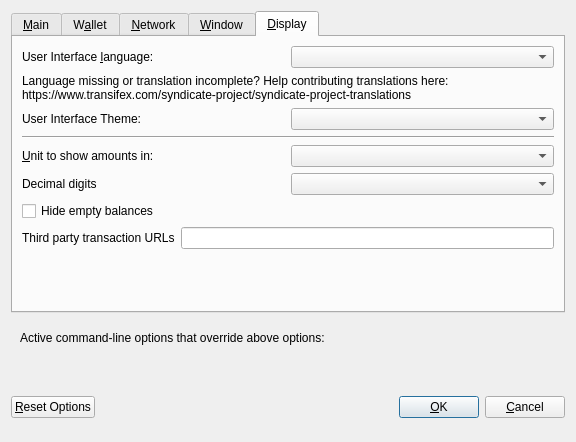
<?xml version="1.0" encoding="UTF-8"?>
<ui version="4.0">
 <class>OptionsDialog</class>
 <widget class="QDialog" name="OptionsDialog">
  <property name="geometry">
   <rect>
    <x>0</x>
    <y>0</y>
    <width>576</width>
    <height>442</height>
   </rect>
  </property>
  <property name="windowTitle">
   <string>Options</string>
  </property>
  <property name="modal">
   <bool>true</bool>
  </property>
  <layout class="QVBoxLayout" name="verticalLayout">
   <item>
    <widget class="QTabWidget" name="tabWidget">
     <property name="currentIndex">
      <number>4</number>
     </property>
     <widget class="QWidget" name="tabMain">
      <attribute name="title">
       <string>&amp;Main</string>
      </attribute>
      <layout class="QVBoxLayout" name="verticalLayout_Main">
       <item>
        <widget class="QCheckBox" name="bitcoinAtStartup">
         <property name="toolTip">
          <string>Automatically start SYNDICATE after logging in to the system.</string>
         </property>
         <property name="text">
          <string>&amp;Start SYNDICATE on system login</string>
         </property>
        </widget>
       </item>
       <item>
        <layout class="QHBoxLayout" name="horizontalLayout_2_Main">
         <item>
          <widget class="QLabel" name="databaseCacheLabel">
           <property name="text">
            <string>Size of &amp;database cache</string>
           </property>
           <property name="textFormat">
            <enum>Qt::PlainText</enum>
           </property>
           <property name="buddy">
            <cstring>databaseCache</cstring>
           </property>
          </widget>
         </item>
         <item>
          <widget class="QSpinBox" name="databaseCache"/>
         </item>
         <item>
          <widget class="QLabel" name="databaseCacheUnitLabel">
           <property name="text">
            <string>MB</string>
           </property>
           <property name="textFormat">
            <enum>Qt::PlainText</enum>
           </property>
          </widget>
         </item>
         <item>
          <spacer name="horizontalSpacer_2_Main">
           <property name="orientation">
            <enum>Qt::Horizontal</enum>
           </property>
           <property name="sizeHint" stdset="0">
            <size>
             <width>40</width>
             <height>20</height>
            </size>
           </property>
          </spacer>
         </item>
        </layout>
       </item>
       <item>
        <layout class="QHBoxLayout" name="horizontalLayout_3_Main">
         <item>
          <widget class="QLabel" name="threadsScriptVerifLabel">
           <property name="text">
            <string>Number of script &amp;verification threads</string>
           </property>
           <property name="textFormat">
            <enum>Qt::PlainText</enum>
           </property>
           <property name="buddy">
            <cstring>threadsScriptVerif</cstring>
           </property>
          </widget>
         </item>
         <item>
          <widget class="QSpinBox" name="threadsScriptVerif">
           <property name="toolTip">
            <string>(0 = auto, &lt;0 = leave that many cores free)</string>
           </property>
          </widget>
         </item>
         <item>
          <spacer name="horizontalSpacer_3_Main">
           <property name="orientation">
            <enum>Qt::Horizontal</enum>
           </property>
           <property name="sizeHint" stdset="0">
            <size>
             <width>40</width>
             <height>20</height>
            </size>
           </property>
          </spacer>
         </item>
        </layout>
       </item>
       <item>
        <spacer name="verticalSpacer_2">
         <property name="orientation">
          <enum>Qt::Vertical</enum>
         </property>
         <property name="sizeHint" stdset="0">
          <size>
           <width>20</width>
           <height>40</height>
          </size>
         </property>
        </spacer>
       </item>
       <item>
        <widget class="QCheckBox" name="checkBoxZeromintEnable">
         <property name="enabled">
          <bool>false</bool>
         </property>
         <property name="toolTip">
          <string>Enable automatic minting of SYNX units to zSYNX</string>
         </property>
         <property name="layoutDirection">
          <enum>Qt::LeftToRight</enum>
         </property>
         <property name="text">
          <string>Enable zSYNX Automint</string>
         </property>
        </widget>
       </item>
       <item>
        <layout class="QHBoxLayout" name="horizontalLayout_3">
         <item>
          <widget class="QLabel" name="percentage_label">
           <property name="enabled">
            <bool>false</bool>
           </property>
           <property name="toolTip">
            <string>Percentage of incoming SYNX which get automatically converted to zSYNX via Zerocoin Protocol (min: 10%)</string>
           </property>
           <property name="text">
            <string>Percentage of autominted zSYNX</string>
           </property>
          </widget>
         </item>
         <item>
          <widget class="QSpinBox" name="zeromintPercentage">
           <property name="enabled">
            <bool>false</bool>
           </property>
           <property name="minimum">
            <number>10</number>
           </property>
           <property name="maximum">
            <number>100</number>
           </property>
          </widget>
         </item>
        </layout>
       </item>
       <item>
        <layout class="QHBoxLayout" name="horizontalLayout" stretch="0,0">
         <property name="sizeConstraint">
          <enum>QLayout::SetFixedSize</enum>
         </property>
         <item>
          <widget class="QLabel" name="labelPreferredDenom">
           <property name="enabled">
            <bool>false</bool>
           </property>
           <property name="maximumSize">
            <size>
             <width>16777215</width>
             <height>16777215</height>
            </size>
           </property>
           <property name="toolTip">
            <string>Wait with automatic conversion to Zerocoin until enough SYNX for this denomination is available</string>
           </property>
           <property name="text">
            <string>Preferred Automint zSYNX Denomination</string>
           </property>
          </widget>
         </item>
         <item>
          <widget class="QComboBox" name="preferredDenom">
           <property name="enabled">
            <bool>false</bool>
           </property>
           <property name="maximumSize">
            <size>
             <width>16777215</width>
             <height>27</height>
            </size>
           </property>
           <property name="toolTip">
            <string>Wait with automatic conversion to Zerocoin until enough SYNX for this denomination is available</string>
           </property>
           <property name="maxVisibleItems">
            <number>9</number>
           </property>
           <property name="maxCount">
            <number>9</number>
           </property>
          </widget>
         </item>
        </layout>
       </item>
      </layout>
     </widget>
     <widget class="QWidget" name="tabWallet">
      <attribute name="title">
       <string>W&amp;allet</string>
      </attribute>
      <layout class="QVBoxLayout" name="verticalLayout_Wallet">
       <item>
        <layout class="QHBoxLayout" name="horizontalLayout_2_Wallet">
         <item>
          <widget class="QLabel" name="labelStakeSplitThresholdText">
           <property name="text">
            <string>Stake split threshold:</string>
           </property>
          </widget>
         </item>
         <item>
          <widget class="QSpinBox" name="spinBoxStakeSplitThreshold">
           <property name="minimum">
            <number>1</number>
           </property>
           <property name="maximum">
            <number>999999</number>
           </property>
          </widget>
         </item>
        </layout>
       </item>
       <item>
        <widget class="QGroupBox" name="groupBox">
         <property name="title">
          <string>Expert</string>
         </property>
         <layout class="QVBoxLayout" name="verticalLayout_2">
          <item>
           <widget class="QCheckBox" name="coinControlFeatures">
            <property name="toolTip">
             <string>Whether to show coin control features or not.</string>
            </property>
            <property name="text">
             <string>Enable coin &amp;control features</string>
            </property>
           </widget>
          </item>
          <item>
           <widget class="QCheckBox" name="showMasternodesTab">
            <property name="toolTip">
             <string>Show additional tab listing all your masternodes in first sub-tab&lt;br/&gt;and all masternodes on the network in second sub-tab.</string>
            </property>
            <property name="text">
             <string>Show Masternodes Tab</string>
            </property>
           </widget>
          </item>
          <item>
           <widget class="QCheckBox" name="spendZeroConfChange">
            <property name="toolTip">
             <string>If you disable the spending of unconfirmed change, the change from a transaction&lt;br/&gt;cannot be used until that transaction has at least one confirmation.&lt;br/&gt;This also affects how your balance is computed.</string>
            </property>
            <property name="text">
             <string>&amp;Spend unconfirmed change</string>
            </property>
           </widget>
          </item>
         </layout>
        </widget>
       </item>
       <item>
        <spacer name="verticalSpacer_Wallet">
         <property name="orientation">
          <enum>Qt::Vertical</enum>
         </property>
         <property name="sizeHint" stdset="0">
          <size>
           <width>20</width>
           <height>40</height>
          </size>
         </property>
        </spacer>
       </item>
      </layout>
     </widget>
     <widget class="QWidget" name="tabNetwork">
      <attribute name="title">
       <string>&amp;Network</string>
      </attribute>
      <layout class="QVBoxLayout" name="verticalLayout_Network">
       <item>
        <widget class="QCheckBox" name="mapPortUpnp">
         <property name="toolTip">
          <string>Automatically open the SYNDICATE client port on the router. This only works when your router supports UPnP and it is enabled.</string>
         </property>
         <property name="text">
          <string>Map port using &amp;UPnP</string>
         </property>
        </widget>
       </item>
       <item>
        <widget class="QCheckBox" name="allowIncoming">
         <property name="toolTip">
          <string>Accept connections from outside</string>
         </property>
         <property name="text">
          <string>Allow incoming connections</string>
         </property>
        </widget>
       </item>
       <item>
        <widget class="QCheckBox" name="connectSocks">
         <property name="toolTip">
          <string>Connect to the SYNDICATE network through a SOCKS5 proxy.</string>
         </property>
         <property name="text">
          <string>&amp;Connect through SOCKS5 proxy (default proxy):</string>
         </property>
        </widget>
       </item>
       <item>
        <layout class="QHBoxLayout" name="horizontalLayout_1_Network">
         <item>
          <widget class="QLabel" name="proxyIpLabel">
           <property name="text">
            <string>Proxy &amp;IP:</string>
           </property>
           <property name="textFormat">
            <enum>Qt::PlainText</enum>
           </property>
           <property name="buddy">
            <cstring>proxyIp</cstring>
           </property>
          </widget>
         </item>
         <item>
          <widget class="QValidatedLineEdit" name="proxyIp">
           <property name="minimumSize">
            <size>
             <width>140</width>
             <height>0</height>
            </size>
           </property>
           <property name="maximumSize">
            <size>
             <width>140</width>
             <height>16777215</height>
            </size>
           </property>
           <property name="toolTip">
            <string>IP address of the proxy (e.g. IPv4: 127.0.0.1 / IPv6: ::1)</string>
           </property>
          </widget>
         </item>
         <item>
          <widget class="QLabel" name="proxyPortLabel">
           <property name="text">
            <string>&amp;Port:</string>
           </property>
           <property name="textFormat">
            <enum>Qt::PlainText</enum>
           </property>
           <property name="buddy">
            <cstring>proxyPort</cstring>
           </property>
          </widget>
         </item>
         <item>
          <widget class="QLineEdit" name="proxyPort">
           <property name="minimumSize">
            <size>
             <width>55</width>
             <height>0</height>
            </size>
           </property>
           <property name="maximumSize">
            <size>
             <width>55</width>
             <height>16777215</height>
            </size>
           </property>
           <property name="toolTip">
            <string>Port of the proxy (e.g. 9050)</string>
           </property>
          </widget>
         </item>
         <item>
          <spacer name="horizontalSpacer_1_Network">
           <property name="orientation">
            <enum>Qt::Horizontal</enum>
           </property>
           <property name="sizeHint" stdset="0">
            <size>
             <width>40</width>
             <height>20</height>
            </size>
           </property>
          </spacer>
         </item>
        </layout>
       </item>
       <item>
        <spacer name="verticalSpacer_Network">
         <property name="orientation">
          <enum>Qt::Vertical</enum>
         </property>
         <property name="sizeHint" stdset="0">
          <size>
           <width>20</width>
           <height>40</height>
          </size>
         </property>
        </spacer>
       </item>
      </layout>
     </widget>
     <widget class="QWidget" name="tabWindow">
      <attribute name="title">
       <string>&amp;Window</string>
      </attribute>
      <layout class="QVBoxLayout" name="verticalLayout_Window">
       <item>
        <widget class="QCheckBox" name="minimizeToTray">
         <property name="toolTip">
          <string>Show only a tray icon after minimizing the window.</string>
         </property>
         <property name="text">
          <string>&amp;Minimize to the tray instead of the taskbar</string>
         </property>
        </widget>
       </item>
       <item>
        <widget class="QCheckBox" name="minimizeOnClose">
         <property name="toolTip">
          <string>Minimize instead of exit the application when the window is closed. When this option is enabled, the application will be closed only after selecting Quit in the menu.</string>
         </property>
         <property name="text">
          <string>M&amp;inimize on close</string>
         </property>
        </widget>
       </item>
       <item>
        <spacer name="verticalSpacer_Window">
         <property name="orientation">
          <enum>Qt::Vertical</enum>
         </property>
         <property name="sizeHint" stdset="0">
          <size>
           <width>20</width>
           <height>40</height>
          </size>
         </property>
        </spacer>
       </item>
      </layout>
     </widget>
     <widget class="QWidget" name="tabDisplay">
      <attribute name="title">
       <string>&amp;Display</string>
      </attribute>
      <layout class="QVBoxLayout" name="verticalLayout_Display">
       <item>
        <layout class="QHBoxLayout" name="horizontalLayout_1_Display">
         <item>
          <widget class="QLabel" name="langLabel">
           <property name="text">
            <string>User Interface &amp;language:</string>
           </property>
           <property name="textFormat">
            <enum>Qt::PlainText</enum>
           </property>
           <property name="buddy">
            <cstring>lang</cstring>
           </property>
          </widget>
         </item>
         <item>
          <widget class="QValueComboBox" name="lang">
           <property name="toolTip">
            <string>The user interface language can be set here. This setting will take effect after restarting SYNDICATE.</string>
           </property>
          </widget>
         </item>
        </layout>
       </item>
       <item>
        <widget class="QLabel" name="label_3">
         <property name="toolTip">
          <string notr="true"/>
         </property>
         <property name="statusTip">
          <string notr="true"/>
         </property>
         <property name="whatsThis">
          <string notr="true"/>
         </property>
         <property name="accessibleName">
          <string notr="true"/>
         </property>
         <property name="text">
          <string>Language missing or translation incomplete? Help contributing translations here:
https://www.transifex.com/syndicate-project/syndicate-project-translations</string>
         </property>
         <property name="wordWrap">
          <bool>true</bool>
         </property>
         <property name="openExternalLinks">
          <bool>true</bool>
         </property>
         <property name="textInteractionFlags">
          <set>Qt::TextBrowserInteraction</set>
         </property>
        </widget>
       </item>
       <item>
        <layout class="QHBoxLayout" name="horizontalLayout_4_Display" stretch="0,0">
         <item>
          <widget class="QLabel" name="themeLabel">
           <property name="text">
            <string>User Interface Theme:</string>
           </property>
          </widget>
         </item>
         <item>
          <widget class="QValueComboBox" name="theme"/>
         </item>
        </layout>
       </item>
       <item>
        <widget class="Line" name="line">
         <property name="orientation">
          <enum>Qt::Horizontal</enum>
         </property>
        </widget>
       </item>
       <item>
        <layout class="QHBoxLayout" name="horizontalLayout_2_Display">
         <item>
          <widget class="QLabel" name="unitLabel">
           <property name="text">
            <string>&amp;Unit to show amounts in:</string>
           </property>
           <property name="textFormat">
            <enum>Qt::PlainText</enum>
           </property>
           <property name="buddy">
            <cstring>unit</cstring>
           </property>
          </widget>
         </item>
         <item>
          <widget class="QValueComboBox" name="unit">
           <property name="toolTip">
            <string>Choose the default subdivision unit to show in the interface and when sending coins.</string>
           </property>
          </widget>
         </item>
        </layout>
       </item>
       <item>
        <layout class="QHBoxLayout" name="horizontalLayout_5_Display">
         <item>
          <widget class="QLabel" name="digitsLabel">
           <property name="text">
            <string>Decimal digits</string>
           </property>
          </widget>
         </item>
         <item>
          <widget class="QValueComboBox" name="digits"/>
         </item>
        </layout>
       </item>
       <item>
        <widget class="QCheckBox" name="checkBoxHideZeroBalances">
         <property name="toolTip">
          <string>Hide empty balances</string>
         </property>
         <property name="layoutDirection">
          <enum>Qt::LeftToRight</enum>
         </property>
         <property name="text">
          <string>Hide empty balances</string>
         </property>
        </widget>
       </item>
       <item>
        <layout class="QHBoxLayout" name="horizontalLayout_3_Display">
         <item>
          <widget class="QLabel" name="thirdPartyTxUrlsLabel">
           <property name="toolTip">
            <string>Third party URLs (e.g. a block explorer) that appear in the transactions tab as context menu items. %s in the URL is replaced by transaction hash. Multiple URLs are separated by vertical bar |.</string>
           </property>
           <property name="text">
            <string>Third party transaction URLs</string>
           </property>
           <property name="buddy">
            <cstring>thirdPartyTxUrls</cstring>
           </property>
          </widget>
         </item>
         <item>
          <widget class="QLineEdit" name="thirdPartyTxUrls">
           <property name="toolTip">
            <string>Third party URLs (e.g. a block explorer) that appear in the transactions tab as context menu items. %s in the URL is replaced by transaction hash. Multiple URLs are separated by vertical bar |.</string>
           </property>
          </widget>
         </item>
        </layout>
       </item>
       <item>
        <spacer name="verticalSpacer">
         <property name="orientation">
          <enum>Qt::Vertical</enum>
         </property>
         <property name="sizeHint" stdset="0">
          <size>
           <width>20</width>
           <height>40</height>
          </size>
         </property>
        </spacer>
       </item>
      </layout>
     </widget>
    </widget>
   </item>
   <item>
    <widget class="QFrame" name="frame">
     <layout class="QVBoxLayout" name="verticalLayout_Bottom">
      <item>
       <layout class="QHBoxLayout" name="horizontalLayout_Bottom">
        <item>
         <widget class="QLabel" name="overriddenByCommandLineInfoLabel">
          <property name="text">
           <string>Active command-line options that override above options:</string>
          </property>
          <property name="textFormat">
           <enum>Qt::PlainText</enum>
          </property>
         </widget>
        </item>
        <item>
         <spacer name="horizontalSpacer_Bottom">
          <property name="orientation">
           <enum>Qt::Horizontal</enum>
          </property>
          <property name="sizeHint" stdset="0">
           <size>
            <width>40</width>
            <height>20</height>
           </size>
          </property>
         </spacer>
        </item>
       </layout>
      </item>
      <item>
       <widget class="QLabel" name="overriddenByCommandLineLabel">
        <property name="text">
         <string/>
        </property>
        <property name="textFormat">
         <enum>Qt::PlainText</enum>
        </property>
        <property name="wordWrap">
         <bool>true</bool>
        </property>
       </widget>
      </item>
     </layout>
    </widget>
   </item>
   <item>
    <layout class="QHBoxLayout" name="horizontalLayout_Buttons">
     <item>
      <widget class="QPushButton" name="resetButton">
       <property name="toolTip">
        <string>Reset all client options to default.</string>
       </property>
       <property name="text">
        <string>&amp;Reset Options</string>
       </property>
       <property name="autoDefault">
        <bool>false</bool>
       </property>
      </widget>
     </item>
     <item>
      <spacer name="horizontalSpacer_1">
       <property name="orientation">
        <enum>Qt::Horizontal</enum>
       </property>
       <property name="sizeHint" stdset="0">
        <size>
         <width>40</width>
         <height>48</height>
        </size>
       </property>
      </spacer>
     </item>
     <item>
      <widget class="QLabel" name="statusLabel">
       <property name="minimumSize">
        <size>
         <width>200</width>
         <height>0</height>
        </size>
       </property>
       <property name="font">
        <font>
         <weight>75</weight>
         <bold>true</bold>
        </font>
       </property>
       <property name="text">
        <string/>
       </property>
       <property name="textFormat">
        <enum>Qt::PlainText</enum>
       </property>
       <property name="wordWrap">
        <bool>true</bool>
       </property>
      </widget>
     </item>
     <item>
      <spacer name="horizontalSpacer_2">
       <property name="orientation">
        <enum>Qt::Horizontal</enum>
       </property>
       <property name="sizeHint" stdset="0">
        <size>
         <width>40</width>
         <height>48</height>
        </size>
       </property>
      </spacer>
     </item>
     <item>
      <widget class="QPushButton" name="okButton">
       <property name="text">
        <string>&amp;OK</string>
       </property>
       <property name="autoDefault">
        <bool>false</bool>
       </property>
       <property name="default">
        <bool>true</bool>
       </property>
      </widget>
     </item>
     <item>
      <widget class="QPushButton" name="cancelButton">
       <property name="text">
        <string>&amp;Cancel</string>
       </property>
       <property name="autoDefault">
        <bool>false</bool>
       </property>
      </widget>
     </item>
    </layout>
   </item>
  </layout>
 </widget>
 <customwidgets>
  <customwidget>
   <class>QValidatedLineEdit</class>
   <extends>QLineEdit</extends>
   <header>qvalidatedlineedit.h</header>
  </customwidget>
  <customwidget>
   <class>QValueComboBox</class>
   <extends>QComboBox</extends>
   <header>qvaluecombobox.h</header>
  </customwidget>
 </customwidgets>
 <resources/>
 <connections/>
</ui>
